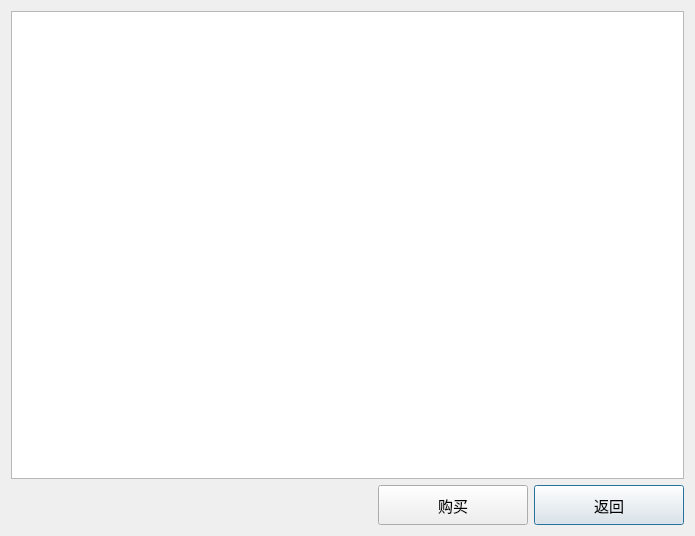
<?xml version="1.0" encoding="UTF-8"?>
<ui version="4.0">
 <class>BuyDialog</class>
 <widget class="QDialog" name="BuyDialog">
  <property name="geometry">
   <rect>
    <x>0</x>
    <y>0</y>
    <width>695</width>
    <height>536</height>
   </rect>
  </property>
  <property name="minimumSize">
   <size>
    <width>0</width>
    <height>0</height>
   </size>
  </property>
  <property name="maximumSize">
   <size>
    <width>16777215</width>
    <height>16777215</height>
   </size>
  </property>
  <property name="windowTitle">
   <string>购票窗口</string>
  </property>
  <layout class="QGridLayout" name="gridLayout">
   <item row="1" column="2">
    <widget class="QPushButton" name="backPushButton">
     <property name="sizePolicy">
      <sizepolicy hsizetype="Minimum" vsizetype="Minimum">
       <horstretch>0</horstretch>
       <verstretch>0</verstretch>
      </sizepolicy>
     </property>
     <property name="minimumSize">
      <size>
       <width>150</width>
       <height>40</height>
      </size>
     </property>
     <property name="maximumSize">
      <size>
       <width>150</width>
       <height>40</height>
      </size>
     </property>
     <property name="font">
      <font>
       <family>华文楷体</family>
       <pointsize>11</pointsize>
      </font>
     </property>
     <property name="text">
      <string>返回</string>
     </property>
    </widget>
   </item>
   <item row="0" column="0" colspan="3">
    <widget class="QTableWidget" name="tableWidget">
     <property name="minimumSize">
      <size>
       <width>0</width>
       <height>0</height>
      </size>
     </property>
     <property name="maximumSize">
      <size>
       <width>16777215</width>
       <height>16777215</height>
      </size>
     </property>
     <property name="font">
      <font>
       <family>华文楷体</family>
       <pointsize>11</pointsize>
      </font>
     </property>
     <property name="rowCount">
      <number>0</number>
     </property>
     <property name="columnCount">
      <number>0</number>
     </property>
    </widget>
   </item>
   <item row="1" column="1">
    <widget class="QPushButton" name="buyPushButton">
     <property name="sizePolicy">
      <sizepolicy hsizetype="Minimum" vsizetype="Minimum">
       <horstretch>0</horstretch>
       <verstretch>0</verstretch>
      </sizepolicy>
     </property>
     <property name="minimumSize">
      <size>
       <width>150</width>
       <height>40</height>
      </size>
     </property>
     <property name="maximumSize">
      <size>
       <width>150</width>
       <height>40</height>
      </size>
     </property>
     <property name="font">
      <font>
       <family>华文楷体</family>
       <pointsize>11</pointsize>
      </font>
     </property>
     <property name="text">
      <string>购买</string>
     </property>
    </widget>
   </item>
  </layout>
 </widget>
 <resources/>
 <connections>
  <connection>
   <sender>backPushButton</sender>
   <signal>clicked()</signal>
   <receiver>BuyDialog</receiver>
   <slot>accept()</slot>
   <hints>
    <hint type="sourcelabel">
     <x>355</x>
     <y>336</y>
    </hint>
    <hint type="destinationlabel">
     <x>251</x>
     <y>351</y>
    </hint>
   </hints>
  </connection>
 </connections>
</ui>
